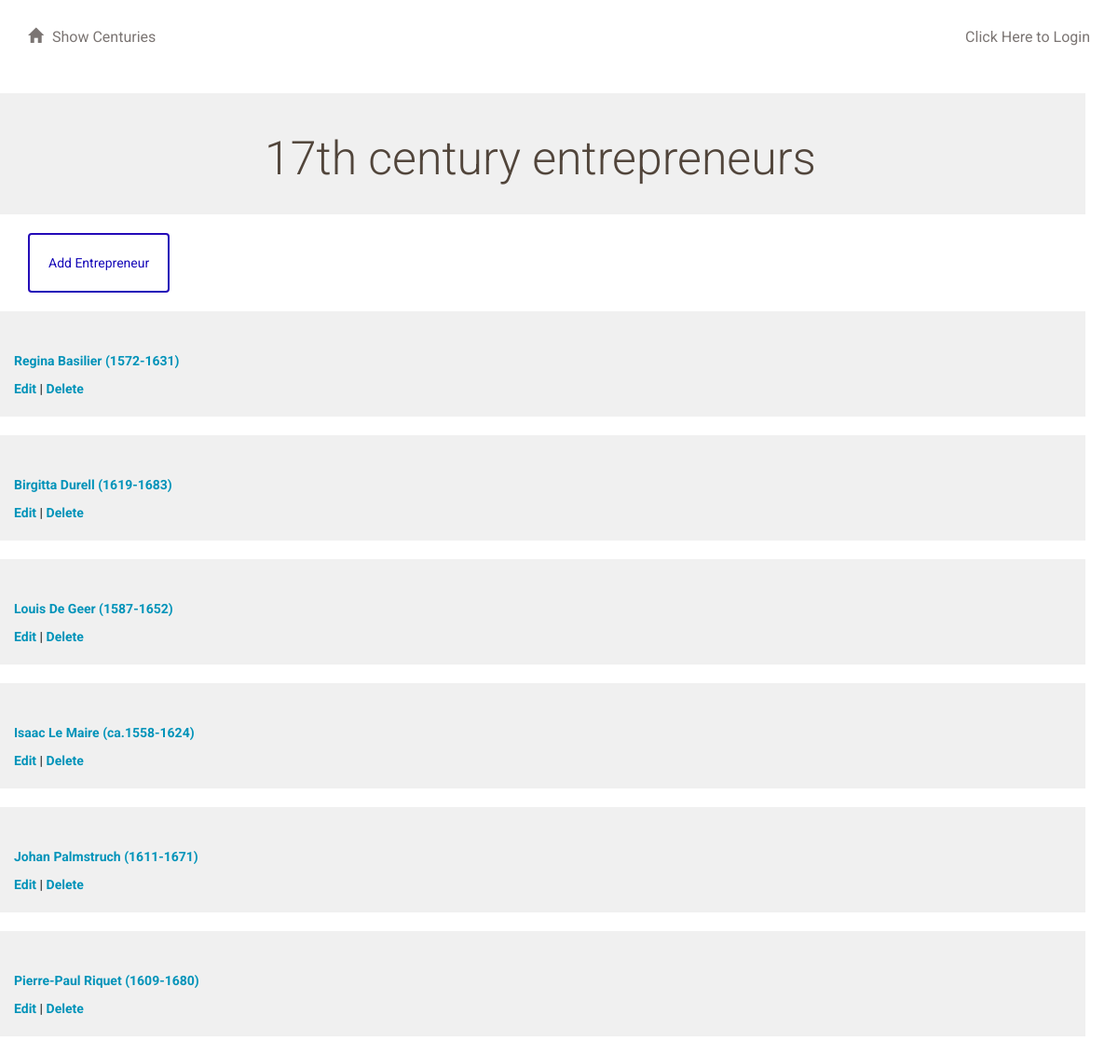
Page /century/1/list/ on the committed database.
### database_config.py (models this page shows, shortened)
class Century(Base):
    __tablename__ = 'century'
    id = Column(Integer, primary_key=True)
    name = Column(String(250), nullable=False)
    user_id = Column(Integer, ForeignKey('user.id'))
    user = relationship(User)

class Entrepreneur(Base):
    __tablename__ = 'entrepreneur'
    name = Column(String(80), nullable=False)
    id = Column(Integer, primary_key=True)
    century_id = Column(Integer, ForeignKey('century.id'))
    information = Column(String)
    century = relationship(Century)
    user_id = Column(Integer, ForeignKey('user.id'))
    user = relationship(User)

### project.py (the view)
@app.route('/century/<int:century_id>/')
@app.route('/century/<int:century_id>/list/')
def showList(century_id):
    century = session.query(Century).filter_by(id=century_id).one()
    entrepreneurs = session.query(Entrepreneur).filter_by(century_id=century_id).all()
    return render_template('entrepreneurs.html', entrepreneurs=entrepreneurs, century=century)

### templates/entrepreneurs.html (shortened to what this page needs)
{% extends "main.html" %}
{% block content %}
{% include "header.html" %}
	<div class="row" align="center">
		<div class = "menu-item">
		<h1>{{ century.name }}</h1>
		</div>
	</div>
	<div align="left">
		<a href="{{url_for('newEntrepreneur', century_id = century.id )}}">
			<button class="btn btn-default" id="new-entrepreneur">
			Add Entrepreneur
			</button>
		</a>
	</div>
	{% if entrepreneurs !=[] %}
		<div class="row">
			<div>
				{% for e in entrepreneurs %}
					<div class="menu-item">
						<h3><a href='{{url_for('showInformation', century_id = century.id, list_id=e.id ) }}'>{{e.name}}</a></h3>
						<a href='{{url_for('editEntrepreneur', century_id = century.id, list_id=e.id ) }}'>Edit</a> |
						<a href='{{url_for('deleteEntrepreneur', century_id = century.id, list_id=e.id ) }}'>Delete</a>
					</div>
				{% endfor %}
			</div>
	{% endif %}
{% endblock %}

### templates/main.html (shortened to what this page needs)
<!DOCTYPE html>
<html lang="en">
	<head>
		<link rel="stylesheet" href="//netdna.bootstrapcdn.com/bootstrap/3.1.1/css/bootstrap.min.css">
		<link rel=stylesheet type=text/css href="{{ url_for('static', filename='styles.css') }}">
	</head>
	<body>
		<div class="container">
			{% block content %}
			{% endblock %}
		</div>
	</body>
</html>

### templates/header.html
<div class="row top-menu">
	<div class="col-md-6">
		<a href="{{url_for('showCenturies')}}">
			<span class="glyphicon glyphicon-home" aria-hidden="true"></span>Show Centuries
		</a>
	</div>
	<div class="col-md-6 text-right">
		{%if 'username' not in session %}
			<a href="{{url_for('showLogin')}}">Click Here to Login </a>
		{% else %}
			<a href="{{url_for('gdisconnect')}}">Logout </a>
		{% endif %}
	</div>
</div>

### static/styles.css (style rules this page uses)
* { font-family: "Helvetica Neue Bold", Roboto, Helvetica, Arial, sans-serif; font-weight: 700; }
h1 { font-family: "Helvetica Neue Light", Roboto, Helvetica, Arial, sans-serif; font-size: 50px; color: #51453B; line-height: 60px; font-weight: 300; }
h3 { font-size: 18px; color: #4A4A4A; line-height: 23px; }
a { font-size: 14px; color: #0093B9; line-height: 17px; }
.btn { padding: 20px; margin: 0; border-color: rgb(36, 10, 184); border-width: 2px; color: rgb(22, 10, 184);; }
.glyphicon { margin-right: 10px; }
.top-menu { padding-top: 30px; padding-bottom: 30px; }
.top-menu a { margin-bottom: 0; line-height: 16px; font-size: 16px; color: #7B7573; font-weight: 400; }
.menu-item { background: #F0F0F0; padding: 20px; margin: 20px; margin-left: -20px; }

### rows in the picture
Century: name "17th century entrepreneurs"
Entrepreneur: name "Regina Basilier (1572-1631)"
Entrepreneur: name "Birgitta Durell (1619-1683)"
Entrepreneur: name "Louis De Geer (1587-1652)"
Entrepreneur: name "Isaac Le Maire (ca.1558-1624)"
Entrepreneur: name "Johan Palmstruch (1611-1671)"
Entrepreneur: name "Pierre-Paul Riquet (1609-1680)"
